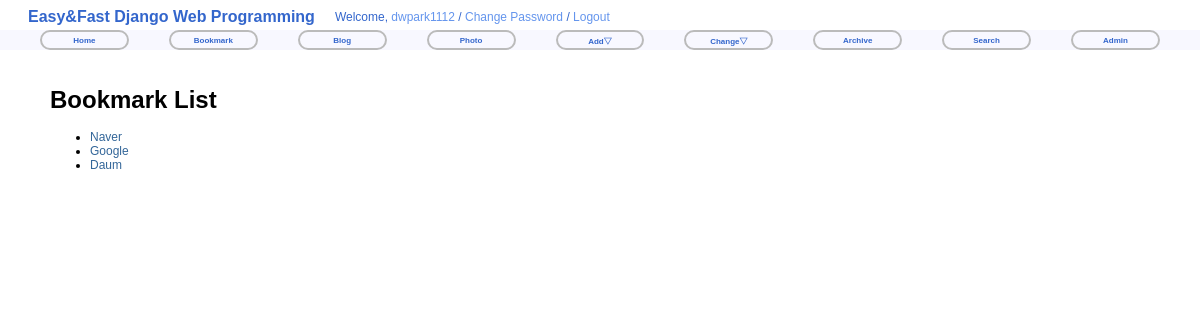
Screenshot of /bookmark/ with the database file from the repository.
### bookmark/models.py (models this page shows)
class Bookmark(models.Model):
    title = models.CharField(max_length=100, blank=True, null=True)
    url = models.URLField('url', unique=True)
    def __str__(self):
        return self.title

### bookmark/views.py (the view)
class BookmarkLV(ListView):
    model = Bookmark

### bookmark/templates/bookmark/bookmark_list.html (shortened to what this page needs)
{% extends "base.html" %}
{% block content %}
<div id="content">
    <h1>Bookmark List</h1>
    <ul>
        {% for bookmark in object_list %}
            <li><a href="{% url 'bookmark:detail' bookmark.id %}">{{ bookmark }}</a></li>
        {% endfor %}
    </ul>
</div>
{% endblock %}

### static/css/base.css (style rules this page uses)
body { font-family: "Lucida Grande", Verdana, Arial, sans-serif; font-size: 12px; }
div#content { position: absolute; top: 70px; left: 50px; right: 50px; }
a:link, a:visited { color: #369; text-decoration: none; }

### rows the page displays
Bookmark: title "Naver"
Bookmark: title "Google"
Bookmark: title "Daum"
